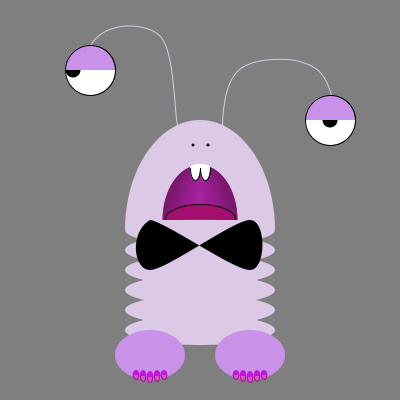
Frame 1 (no input)
Frame 60 (the mouse pressed at the canvas centre just before this capture): identical to frame 1, image omitted
Frame 120 (the mouse held since frame 60 and released just before this capture): identical to frame 1, image omitted

The Processing sketch that drew this single still picture (run headless with seeded random() and noise(); from frame 60 on, the mouse is pressed at the canvas centre):

// Processing sketch: processing_87752
// ── processing_87752.pde

//Monstre Laurence Daoust-Gref

//***Paramètres***
 float x;
 float y;

void setup() {
 size(400,400); // La taille de la fenetre.
 smooth(); // Lisser les formes dessinees.
 x= width*0.5;
 y= height*0.5;
}

//***Dessin***
void draw() {
 background(127); // Remplir l'arriere-plan d'une teinte de gris.

//Antenne de gauche
beginShape();
stroke(219,201,229);
noFill();
curveVertex(182.0, 183.0);
curveVertex(177.0, 126.0);
curveVertex(159.0, 35.0);
curveVertex(90.0, 45.0);
curveVertex(74.73517, 183.91223);
endShape();

//Antenne de droite
beginShape();
stroke(219,201,229);
noFill();
curveVertex(237.0, 201.0);
curveVertex(222.0, 126.0);
curveVertex(239.0, 69.0);
curveVertex(299.0, 61.0);
curveVertex(331.0, 95.0);
curveVertex(338.0, 205.0);
endShape();

//Corps
noStroke();
fill(219,201,229);
ellipse(x,y+30,150,30); //corps haut (ellipse 1)
ellipse(x,y+50,150,30); //corps (ellipse 2)
ellipse(x,y+70,150,30); //corps (ellipse 3)
ellipse(x,y+90,150,30); //corps (ellipse 4)
ellipse(x,y+110,150,30); //corps (ellipse 5)
ellipse(x,y+130,150,30); //corps bas (ellipse 6)
arc(x,y+30,150,220,PI,2*PI); // demie-ellipse : tete encastrée dans 1ere ellipse

//Narines
fill(0,0,0);
ellipse(193,145,3,3); //narine de gauche
ellipse(208,145,3,3); //narine de droite

//Noeud papillon
beginShape();
fill(0,0,0);
curveVertex(276.0, 195.0);
curveVertex(150.0, 220.0);
curveVertex(150.0, 270.0);
curveVertex(250.0, 220.0);
curveVertex(250.0, 270.0);
curveVertex(151.0, 220.0);
curveVertex(114.0, 229.0);
endShape();

//Pieds
fill(201,145,232);
ellipse(x-50,y+155,70,50);  //pied gauche
ellipse(x+50,y+155,70,50);  //pied droit

//Orteils pied gauche      en partant de gauche à droite
fill(191,24,214); 
ellipse(x-64,y+175,7,10);  //orteils ds gauche
ellipse(x-57,y+176,7,12);  //orteils ds gauche
ellipse(x-50,y+177,7,12);  //orteils ds gauche
ellipse(x-43,y+176,7,12);  //orteils ds gauche
ellipse(x-36,y+175,7,10);  //orteils ds gauche

//Orteils pied droit        en partant de droite à gauche
ellipse(x+64,y+175,7,10);  //orteils ds droit
ellipse(x+57,y+176,7,12);  //orteils ds droit
ellipse(x+50,y+177,7,12);  //orteils ds droit
ellipse(x+43,y+176,7,12);  //orteils ds droit
ellipse(x+36,y+175,7,10);  //orteils ds droit

//Ongles d'orteils pied gauche           en partant de gauche à droite
fill(214,91,194);
stroke(165,30,143);
arc(x-57,y+176,5,10,radians(0),PI);  //ongles ds gauche
arc(x-50,y+177,5,10,radians(0),PI);  //ongles ds gauche
arc(x-43,y+176,5,10,radians(0),PI);  //ongles ds gauche
arc(x-36,y+175,5,8,radians(0),PI);  //ongles ds gauche
arc(x-64,y+175,5,8,radians(0),PI);  //ongles ds gauche

//Ongles d'orteils pied droit            en partant de droite à gauche
arc(x+64,y+175,5,8,radians(0),PI);  //ongles ds droit
arc(x+57,y+176,5,10,radians(0),PI);  //ongles ds droit
arc(x+50,y+177,5,10,radians(0),PI);  //ongles ds droit
arc(x+43,y+176,5,10,radians(0),PI);  //ongles ds droit
arc(x+36,y+175,5,8,radians(0),PI);  //ongles ds droit

//Yeux
fill(255,255,255);
stroke(0,0,0);
ellipse(x-110,y-130,50,50); //oeil gauche
ellipse(x+130,y-80,50,50); //oeil droit
noStroke();

//Pupilles
fill(0,0,0);
ellipse(x-127,y-130,15,15); //pupille gauche
ellipse(x+130,y-80,15,15); //pupille droite

//Paupières
fill(201,145,232);
stroke(0,0,0);
arc(x-110,y-130,50,50,PI,TWO_PI); //paupière gauche
arc(x+130,y-80,50,50,PI,TWO_PI); //paupière droite

//Bouche
noStroke();
fill(227,66,168);
arc(x,y+20,75,110,PI,TWO_PI);

//Bouche dégradé
for (float i =0; i<=200; i+= 8) { 
fill(120+i*0.7, 25+i*0.103, 110+i*0.7); //dégradé RGB
arc(x,y+20,75-i,110-(i*0.3),PI,TWO_PI);
 }

//Langue
stroke(0,0,0);
fill(162,15,108);
arc(x,y+19,70,30,PI,TWO_PI); 

//Dents
noStroke();
fill(255,255,255);
arc(x,y-32,20,8,PI,2*PI);    //arc haut dents
stroke(0,0,0);
arc(x+5,y-32,10,25,0,PI);      //dent droite
arc(x-5,y-32,10,25,0,PI);      //dent gauche
}

//Utilisation de « text(mouseX + " " + mouseY, mouseX + 5, mouseY); » afin de trouver les coordonnées pour faire condorder les bouts des antennes
